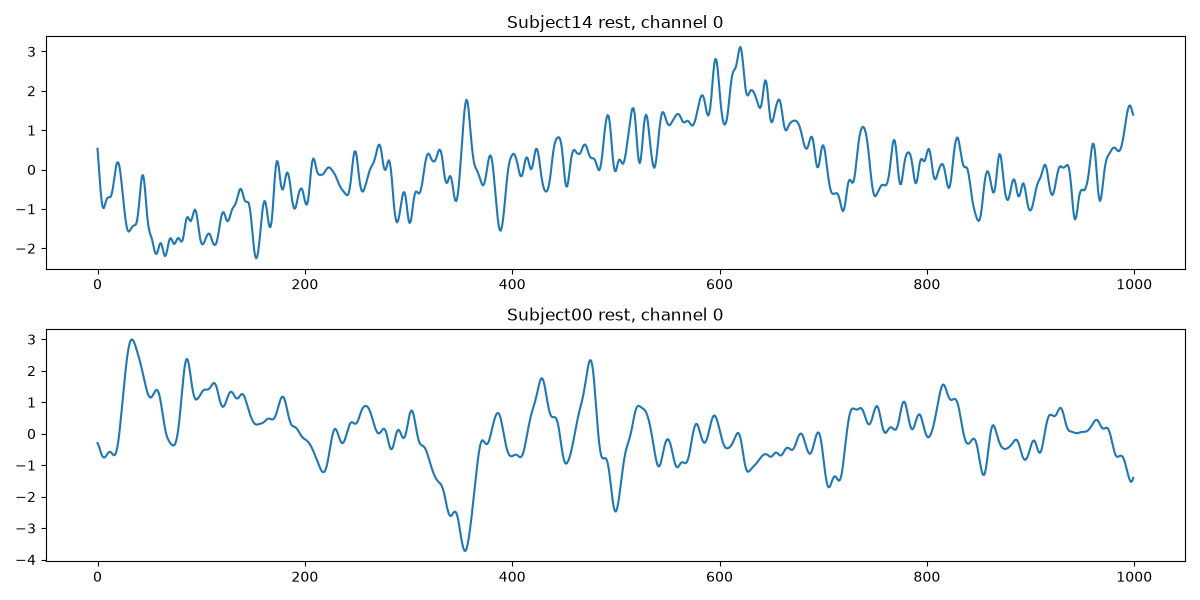

Write the Python code that produced this figure.
import numpy as np
import matplotlib.pyplot as plt

denoised = np.load("data/processed/eeg_denoised.npy", mmap_mode="r")
metadata = np.load("data/processed/eeg_denoised_metadata.npz", allow_pickle=True)
subject_ids = metadata["subject_ids"]
y = metadata["y"]

# Subject14 rest epochs (label 0)
mask_14_rest = (subject_ids == "Subject14") & (y == 0)
mask_other_rest = (subject_ids == "Subject00") & (y == 0)  # any subject that's classified correctly

idx_14 = np.where(mask_14_rest)[0][0]
idx_other = np.where(mask_other_rest)[0][0]

fig, axes = plt.subplots(2, 1, figsize=(12, 6))
axes[0].plot(denoised[idx_14, 0])  # channel 0
axes[0].set_title("Subject14 rest, channel 0")
axes[1].plot(denoised[idx_other, 0])
axes[1].set_title("Subject00 rest, channel 0")
plt.tight_layout()
plt.savefig("subject14_check.png")
